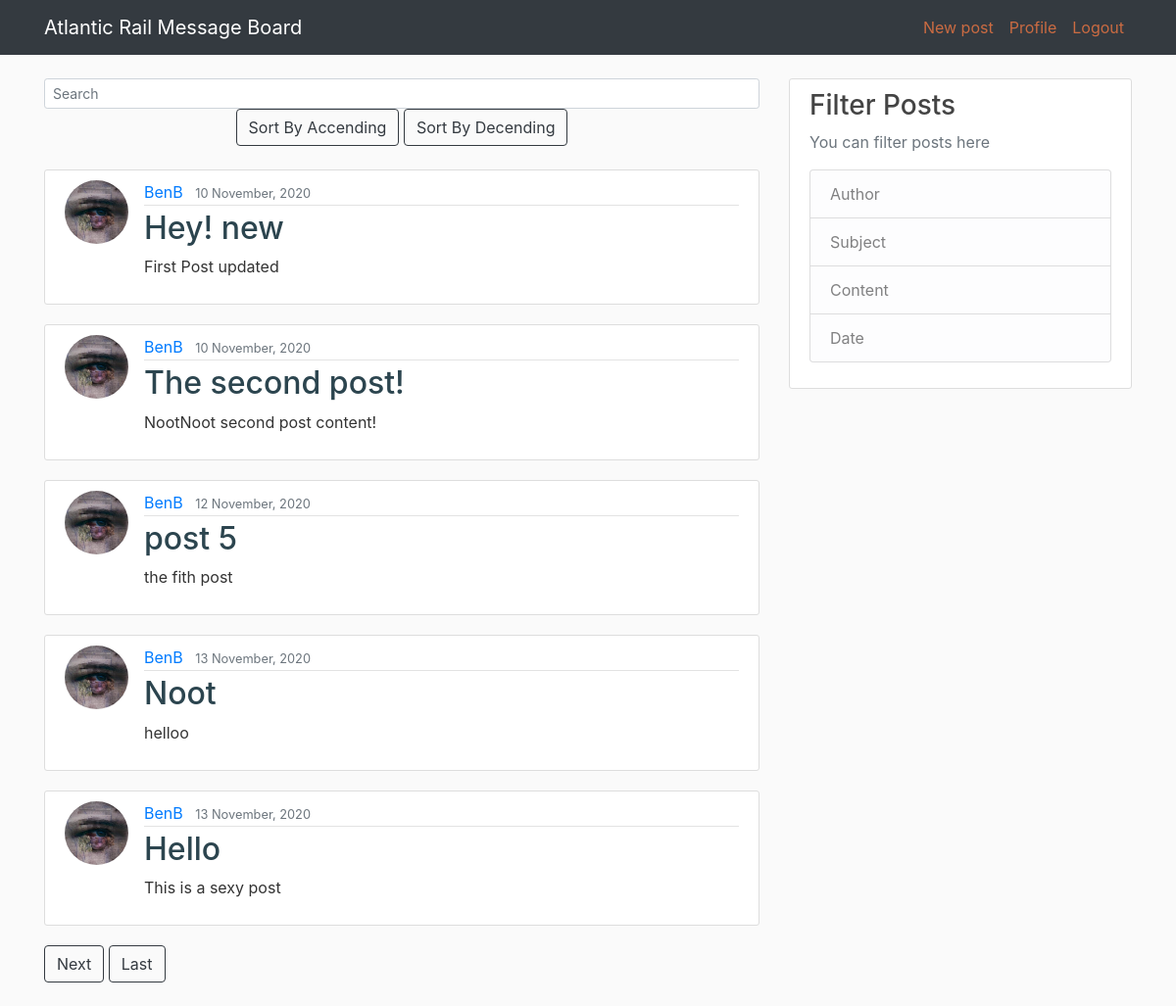
Screenshot of /MessageBoard/post/a (signed in) with the database file from the repository.
### MessageBoard/models.py (models this page shows, shortened)
class Post(models.Model):
	title = models.CharField(max_length=100) #Setting the fields for the posts
	content = models.TextField() #Setting the fields for the post
	datePosted = models.DateTimeField(default=timezone.now) #Making the date stamp for the posts, it defaults to the current date/ time so it autmomatically tags posts with the right date
	author = models.ForeignKey(User, on_delete=models.CASCADE) #Assigning the user varible to the author section of a post, I also added .CASCADE to ensure if a user is deleted so is thier posts

### users/models.py (models this page shows, shortened)
class Profile(models.Model): #Creating the profile model
	user = models.OneToOneField(User, on_delete=models.CASCADE) #Setting the user models and also using the .CASCADE so when the user is deleted everything associated with them is deleted
	image=models.ImageField(default='default.jpg',upload_to='profile_photos') #Setting the users profile pic

### MessageBoard/views.py (the view)
# urls.py: path('post/a', PostListViewA.as_view(), name='MessageBoard-home-acending'),
class PostListViewA(LoginRequiredMixin, ListView): #I used a class structure as its more efficant and the core functionality is handled for me, I only have to define the varibles.
	model = Post #Defining the model as a post
	template_name = 'MessageBoard/home.html' #Assigning the template to the correct HTML file
	context_object_name = 'posts' #Giving the object a name
	ordering = ['datePosted'] #Ordering the posts by date posted as default so newest posts will be shown first.
	paginate_by = 5 #Setting it so only 5 posts are shown per page.

### MessageBoard/templates/MessageBoard/home.html (shortened to what this page needs)
{% extends "MessageBoard/base.html" %}
{% block content %}
    <form method="get" action="search">
      <input class="form-control form-control-sm ml-0 w-100%" type="text" placeholder="Search" id="id_q"
        aria-label="Search">
    </form>
    <div class='text-center'>
    <a class="btn btn-outline-dark mb-4" href="{% url 'MessageBoard-home-acending' %}">Sort By Accending</a>
    <a class="btn btn-outline-dark mb-4" href="{% url 'MessageBoard-home' %}">Sort By Decending</a>
    </div>
    {% for post in posts %}
        <article class="media content-section">
          <img class="rounded-circle article-img" src="{{ post.author.profile.image.url }}">
          <div class="media-body">
            <div class="article-metadata">
              <a class="mr-2" href="{% url 'user-posts' post.author.username %}">{{ post.author }}</a>
              <small class="text-muted">{{ post.datePosted|date:"d F, Y" }}</small>
            </div>
            <h2><a class="article-title" href="{% url 'post-detail' post.id %}">{{ post.title }}</a></h2>
            <p class="article-content">{{ post.content }}</p>
          </div>
        </article>
    {% endfor %}
    {% if is_paginated %}
      {% if page_obj.has_next %}
        <a class="btn btn-outline-dark mb-4" href="?page={{ page_obj.next_page_number }}">Next</a>
        <a class="btn btn-outline-dark mb-4" href="?page={{ page_obj.paginator.num_pages }}">Last</a>
      {% endif %}
    {% endif %}
{% endblock content %}

### MessageBoard/templates/MessageBoard/base.html (shortened to what this page needs)
{% load static %}
<!DOCTYPE html>
<html>
<head>
    <link rel="stylesheet" href="https://maxcdn.bootstrapcdn.com/bootstrap/4.0.0/css/bootstrap.min.css">
    <link rel="stylesheet" type="text/css" href="{% static 'MessageBoard/main.css'%}">
</head>
<body>
		<header class="site-header">
	  <nav class="navbar navbar-expand-md navbar-dark bg-dark fixed-top">
	    <div class="container">
	      <a class="navbar-brand mr-4" href="{% url 'MessageBoard-home' %}">Atlantic Rail Message Board</a>
	      <div class="collapse navbar-collapse" id="navbarToggle">
	        <div class="navbar-nav mr-auto">
	          <a class="nav-item nav-link" href="{% url 'MessageBoard-about' %}"></a>
	        </div>
	        <div class="navbar-nav">
	        	{% if user.is_authenticated %}
	        	<a class="nav-item nav-link" href="{% url 'post-create' %}">New post</a>
	        	<a class="nav-item nav-link" href="{% url 'profile' %}">Profile</a>
	        	<a class="nav-item nav-link" href="{% url 'logout' %}">Logout</a>
	        	{% else %}
	          	<a class="nav-item nav-link" href="{% url 'login' %}">Login</a>
	          	<a class="nav-item nav-link" href="{% url 'register' %}">Register</a>
	          	{% endif %}
	        </div>
	      </div>
	    </div>
	  </nav>
	</header>
	<main role="main" class="container">
	  <div class="row">
	    <div class="col-md-8">
	      	{% block content %}{% endblock %}
	    </div>
	    <div class="col-md-4">
	      <div class="content-section">
	        <h3>Filter Posts</h3>
	        <p class='text-muted'>You can filter posts here
	          <ul class="list-group">
	            <a class="list-group-item list-group-item-light" href="{% url 'users-list' %}">Author</a>
	            <a class="list-group-item list-group-item-light" href="#">Subject</a>
	            <a class="list-group-item list-group-item-light" href="#">Content</a>
	            <a class="list-group-item list-group-item-light" href="#">Date</a>
	          </ul>
	        </p>
	      </div>
	    </div>
	  </div>
	</main>
</body>
</html>

### MessageBoard/static/MessageBoard/main.css (style rules this page uses)
body { background: #fafafa; color: #333333; margin-top: 5rem; }
h1, h2, h3, h4, h5, h6 { color: #444444; }
ul { margin: 0; }
.site-header .navbar-nav .nav-link { color: #ca6b42; }
.content-section { background: #ffffff; padding: 10px 20px; border: 1px solid #dddddd; border-radius: 3px; margin-bottom: 20px; }
.article-title { color: #2c454f; }
.article-content { white-space: pre-line; }
.article-img { height: 65px; width: 65px; margin-right: 16px; }
.article-metadata { padding-bottom: 1px; margin-bottom: 4px; border-bottom: 1px solid #e3e3e3 }

### rows the page displays
Post: author.profile.image (picture), author "BenB", datePosted "10 November, 2020", title "Hey! new", content "First Post updated"
Post: author.profile.image (picture), author "BenB", datePosted "10 November, 2020", title "The second post!", content "NootNoot second post content!"
Post: author.profile.image (picture), author "BenB", datePosted "12 November, 2020", title "post 5", content "the fith post"
Post: author.profile.image (picture), author "BenB", datePosted "13 November, 2020", title "Noot", content "helloo"
Post: author.profile.image (picture), author "BenB", datePosted "13 November, 2020", title "Hello", content "This is a sexy post"
